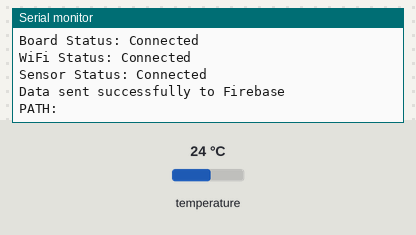
This sketch was run on a simulated ESP8266 (NodeMCU). Shown: the last lines printed to the serial monitor. Inputs (shaded band) come from the test bench; at power-on: temperature 24 °C. WiFi joins after 1.5 s; servers stay silent unless stated; the local clock reads 2024-03-15 10:24:30 at power-on unless the sketch sets it.

Above: at 2.7 s.
2.8 s: temperature set to 12 °C
At 6.73 s:
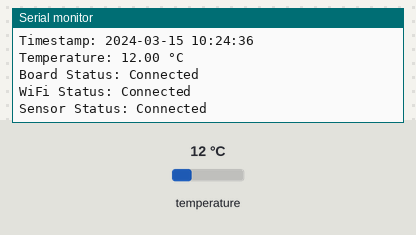
8.8 s: temperature set to 19 °C
At 13.2 s:
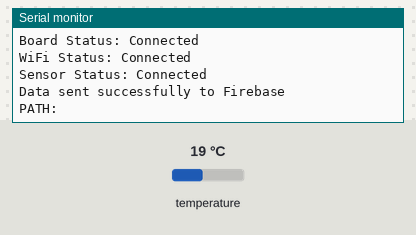
Timing chart, 0 to 14.7 s (numbered marks = the images above; inputs shaded):
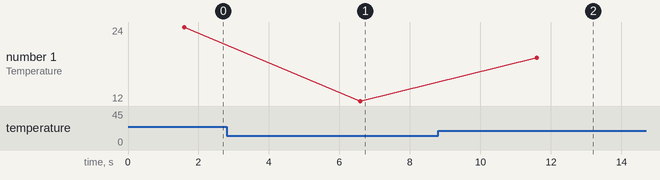

The sketch:

Blink.ino
```cpp
// #include <Arduino.h>
// #if defined(ESP32)
//   #include <WiFi.h>
// #elif defined(ESP8266)
//   #include <ESP8266WiFi.h>
// #endif
// #include <Firebase_ESP_Client.h>
// #include <Wire.h>
// #include <Adafruit_TMP117.h>
// #include <Adafruit_Sensor.h>
// #include "time.h"

// // Provide the token generation process info.
// #include "addons/TokenHelper.h"
// // Provide the RTDB payload printing info and other helper functions.
// #include "addons/RTDBHelper.h"

// // Network credentials
// #define WIFI_SSID "TP-Link_2A33"
// #define WIFI_PASSWORD "27552279"

// // Insert Firebase project API Key
// #define API_KEY "AIzaSyAPgyDugu3b1N1eUK2w36nmrRE49EEINMA"

// // Insert RTDB URL without https://
// #define DATABASE_URL "esp32-temp-e3226-default-rtdb.europe-west1.firebasedatabase.app/"

// // Define Firebase Data object
// FirebaseData fbdo;
// FirebaseAuth auth;
// FirebaseConfig config;

// Adafruit_TMP117 tmp117;

// unsigned long sendDataPrevMillis = 0;
// bool signupOK = false;

// const char* ntpServer = "pool.ntp.org";
// const long gmtOffset_sec = 0;  // Timezone offset in seconds (e.g., for GMT+1, it's 3600 seconds)
// const int daylightOffset_sec = 3600;  // Adjust if daylight savings is applicable

// String getFormattedTime() {
//   struct tm timeinfo;
//   if (!getLocalTime(&timeinfo)) {
//     Serial.println("Failed to obtain time");
//     return "TimeError";
//   }
//   char timeStringBuff[50]; // Create a buffer for time string
//   strftime(timeStringBuff, sizeof(timeStringBuff), "%Y-%m-%d %H:%M:%S", &timeinfo); // Format: 2024-09-17 13:45:00
//   return String(timeStringBuff);
// }

// String getBoardStatus() {
//   return "Connected";  // Assuming the board is connected if the code is running
// }

// String getWiFiStatus() {
//   if (WiFi.status() == WL_CONNECTED) {
//     return "Connected";
//   } else {
//     return "Disconnected";
//   }
// }

// String getSensorStatus() {
//   if (tmp117.begin(0x48)) {  // Check if sensor is connected and responding
//     return "Connected";
//   } else {
//     return "Disconnected";
//   }
// }

// void setup() {
//   // Start Serial Monitor
//   Serial.begin(115200);
//   WiFi.begin(WIFI_SSID, WIFI_PASSWORD);
//   Serial.print("Connecting to Wi-Fi");
//   while (WiFi.status() != WL_CONNECTED) {
//     Serial.print(".");
//     delay(300);
//   }
//   Serial.println();
//   Serial.print("Connected with IP: ");
//   Serial.println(WiFi.localIP());
//   Serial.println();

//   // Initialize NTP
//   configTime(gmtOffset_sec, daylightOffset_sec, ntpServer);
//   Serial.println("NTP Time synchronization setup complete.");

//   // Firebase configuration
//   config.api_key = API_KEY;
//   config.database_url = DATABASE_URL;

//   // Anonymous sign-in (you can also use email/password if needed)
//   if (Firebase.signUp(&config, &auth, "", "")) {
//     Serial.println("Firebase sign-up successful");
//     signupOK = true;
//   } else {
//     Serial.printf("Firebase sign-up failed: %s\n", config.signer.signupError.message.c_str());
//   }

//   // Set up Firebase
//   config.token_status_callback = tokenStatusCallback; // For token generation
//   Firebase.begin(&config, &auth);
//   Firebase.reconnectWiFi(true);

//   // Initialize I2C communication (GPIO21 for SDA, GPIO20 for SCL)
//   Wire.begin(21, 20);  // SDA = GPIO21, SCL = GPIO20

//   // Initialize TMP117 temperature sensor (I2C)
//   if (!tmp117.begin(0x48)) {  // 0x48 is the default I2C address for TMP117
//     Serial.println("Failed to find TMP117 sensor!");
//     while (1);  // Stop if the sensor isn't found
//   }

//   Serial.println("TMP117 sensor found! Sending temperature data to Firebase...");
// }

// void loop() {
//   if (Firebase.ready() && signupOK && (millis() - sendDataPrevMillis > 5000 || sendDataPrevMillis == 0)) {
//     sendDataPrevMillis = millis();

//     // Read temperature from TMP117 sensor
//     sensors_event_t temp_event;
//     tmp117.getEvent(&temp_event);  // Get temperature data from the sensor

//     float temperatureC = temp_event.temperature;  // Temperature in Celsius

//     // Get the current timestamp in a human-readable format
//     String timestamp = getFormattedTime();

//     // Get system statuses
//     String boardStatus = getBoardStatus();
//     String wifiStatus = getWiFiStatus();
//     String sensorStatus = getSensorStatus();

//     // Log the data to the Serial Monitor
//     Serial.println("Timestamp: " + timestamp);
//     Serial.println("Temperature: " + String(temperatureC) + " °C");
//     Serial.println("Board Status: " + boardStatus);
//     Serial.println("WiFi Status: " + wifiStatus);
//     Serial.println("Sensor Status: " + sensorStatus);

//     // Create a unique path for each entry using the timestamp
//     String path = "/sensors/temperature/data/" + String(millis());

//     // Create a JSON object to hold the data
//     FirebaseJson json;
//     json.set("timestamp", timestamp);
//     json.set("temperature", temperatureC);
//     json.set("board_status", boardStatus);
//     json.set("wifi_status", wifiStatus);
//     json.set("sensor_status", sensorStatus);

//     // Send data to Firebase
//     if (Firebase.RTDB.setJSON(&fbdo, path.c_str(), &json)) {
//       Serial.println("Data sent successfully to Firebase");
//       Serial.println("PATH: " + fbdo.dataPath());
//     } else {
//       Serial.println("Failed to send data to Firebase");
//       Serial.println("REASON: " + fbdo.errorReason());
//     }
//   }
// }


#include <Arduino.h>
#if defined(ESP32)
  #include <WiFi.h>
#elif defined(ESP8266)
  #include <ESP8266WiFi.h>
#endif
#include <Firebase_ESP_Client.h>
#include <Wire.h>
#include <Adafruit_TMP117.h>
#include <Adafruit_Sensor.h>
#include "time.h"

// Provide the token generation process info.
#include "addons/TokenHelper.h"
// Provide the RTDB payload printing info and other helper functions.
#include "addons/RTDBHelper.h"

// Network credentials
#define WIFI_SSID "TP-Link_2A33"
#define WIFI_PASSWORD "27552279"

// Insert Firebase project API Key
#define API_KEY "AIzaSyAPgyDugu3b1N1eUK2w36nmrRE49EEINMA"

// Insert RTDB URL without https://
#define DATABASE_URL "esp32-temp-e3226-default-rtdb.europe-west1.firebasedatabase.app/"

// Define Firebase Data object
FirebaseData fbdo;
FirebaseAuth auth;
FirebaseConfig config;

Adafruit_TMP117 tmp117;

unsigned long sendDataPrevMillis = 0;
bool signupOK = false;
bool errorSent = false; // Flag to track if the error has been sent

const char* ntpServer = "pool.ntp.org";
const long gmtOffset_sec = 0;  // Timezone offset in seconds (e.g., for GMT+1, it's 3600 seconds)
const int daylightOffset_sec = 3600;  // Adjust if daylight savings is applicable

String lastTimestamp = "";  // Store last valid timestamp
float lastTemperatureC = 0;  // Store last valid temperature

String getFormattedTime() {
  struct tm timeinfo;
  if (!getLocalTime(&timeinfo)) {
    Serial.println("Failed to obtain time");
    return "TimeError";
  }
  char timeStringBuff[50]; // Create a buffer for time string
  strftime(timeStringBuff, sizeof(timeStringBuff), "%Y-%m-%d %H:%M:%S", &timeinfo); // Format: 2024-09-17 13:45:00
  return String(timeStringBuff);
}

String getBoardStatus() {
  return "Connected";  // Assuming the board is connected if the code is running
}

String getWiFiStatus() {
  if (WiFi.status() == WL_CONNECTED) {
    return "Connected";
  } else {
    return "Disconnected";
  }
}

String getSensorStatus() {
  if (tmp117.begin(0x48)) {  // Check if sensor is connected and responding
    return "Connected";
  } else {
    return "Disconnected";
  }
}

void sendErrorStatus(String errorReason) {
  // Send last known data with error status
  FirebaseJson json;
  json.set("timestamp", lastTimestamp);
  json.set("temperature", lastTemperatureC);
  json.set("board_status", "Disconnected");
  json.set("wifi_status", getWiFiStatus());
  json.set("sensor_status", getSensorStatus());
  json.set("error", errorReason);  // Add error reason

  // Create a unique path for the error report
  String errorPath = "/sensors/errors/" + String(millis());

  if (Firebase.RTDB.setJSON(&fbdo, errorPath.c_str(), &json)) {
    Serial.println("Error status sent to Firebase.");
    errorSent = true;  // Set flag to avoid sending multiple error reports
  } else {
    Serial.println("Failed to send error status to Firebase.");
    Serial.println("REASON: " + fbdo.errorReason());
  }
}

void setup() {
  // Start Serial Monitor
  Serial.begin(115200);
  WiFi.begin(WIFI_SSID, WIFI_PASSWORD);
  Serial.print("Connecting to Wi-Fi");
  while (WiFi.status() != WL_CONNECTED) {
    Serial.print(".");
    delay(300);
  }
  Serial.println();
  Serial.print("Connected with IP: ");
  Serial.println(WiFi.localIP());
  Serial.println();

  // Initialize NTP
  configTime(gmtOffset_sec, daylightOffset_sec, ntpServer);
  Serial.println("NTP Time synchronization setup complete.");

  // Firebase configuration
  config.api_key = API_KEY;
  config.database_url = DATABASE_URL;

  // Anonymous sign-in (you can also use email/password if needed)
  if (Firebase.signUp(&config, &auth, "", "")) {
    Serial.println("Firebase sign-up successful");
    signupOK = true;
  } else {
    Serial.printf("Firebase sign-up failed: %s\n", config.signer.signupError.message.c_str());
  }

  // Set up Firebase
  config.token_status_callback = tokenStatusCallback; // For token generation
  Firebase.begin(&config, &auth);
  Firebase.reconnectWiFi(true);

  // Initialize I2C communication (GPIO21 for SDA, GPIO20 for SCL)
  Wire.begin(21, 20);  // SDA = GPIO21, SCL = GPIO20

  // Initialize TMP117 temperature sensor (I2C)
  if (!tmp117.begin(0x48)) {  // 0x48 is the default I2C address for TMP117
    Serial.println("Failed to find TMP117 sensor!");
    while (1);  // Stop if the sensor isn't found
  }

  Serial.println("TMP117 sensor found! Sending temperature data to Firebase...");
}

void loop() {
  if (Firebase.ready() && signupOK && (millis() - sendDataPrevMillis > 5000 || sendDataPrevMillis == 0)) {
    sendDataPrevMillis = millis();

    // Read temperature from TMP117 sensor
    sensors_event_t temp_event;
    tmp117.getEvent(&temp_event);  // Get temperature data from the sensor

    float temperatureC = temp_event.temperature;  // Temperature in Celsius

    // Get the current timestamp in a human-readable format
    String timestamp = getFormattedTime();

    // Get system statuses
    String boardStatus = getBoardStatus();
    String wifiStatus = getWiFiStatus();
    String sensorStatus = getSensorStatus();

    // Log the data to the Serial Monitor
    Serial.println("Timestamp: " + timestamp);
    Serial.println("Temperature: " + String(temperatureC) + " °C");
    Serial.println("Board Status: " + boardStatus);
    Serial.println("WiFi Status: " + wifiStatus);
    Serial.println("Sensor Status: " + sensorStatus);

    // Store the last known good values
    lastTimestamp = timestamp;
    lastTemperatureC = temperatureC;

    // Create a unique path for each entry using the timestamp
    String path = "/sensor/data/" + String(millis());

    // Create a JSON object to hold the data
    FirebaseJson json;
    json.set("timestamp", timestamp);
    json.set("temperature", temperatureC);
    json.set("board_status", boardStatus);
    json.set("wifi_status", wifiStatus);
    json.set("sensor_status", sensorStatus);

    // Send data to Firebase
    if (Firebase.RTDB.setJSON(&fbdo, path.c_str(), &json)) {
      Serial.println("Data sent successfully to Firebase");
      Serial.println("PATH: " + fbdo.dataPath());
      errorSent = false;  // Reset the error flag when data is successfully sent
    } else {
      Serial.println("Failed to send data to Firebase");
      Serial.println("REASON: " + fbdo.errorReason());
      if (!errorSent) {
        sendErrorStatus("Firebase send failed");
      }
    }
  }

  // Check Wi-Fi connection and send error status if disconnected
  if (WiFi.status() != WL_CONNECTED && !errorSent) {
    sendErrorStatus("Wi-Fi disconnected");
  }
}
```

Measured:
- after the input at 2.8 s, the serial monitor: prints a new line after 3.8 s (image 1)
- after the input at 8.8 s, the serial monitor: prints a new line after 2.8 s (image 2)
- plotted number 1: 24 → 12 after the input at 2.8 s, 12 → 19 after the input at 8.8 s
